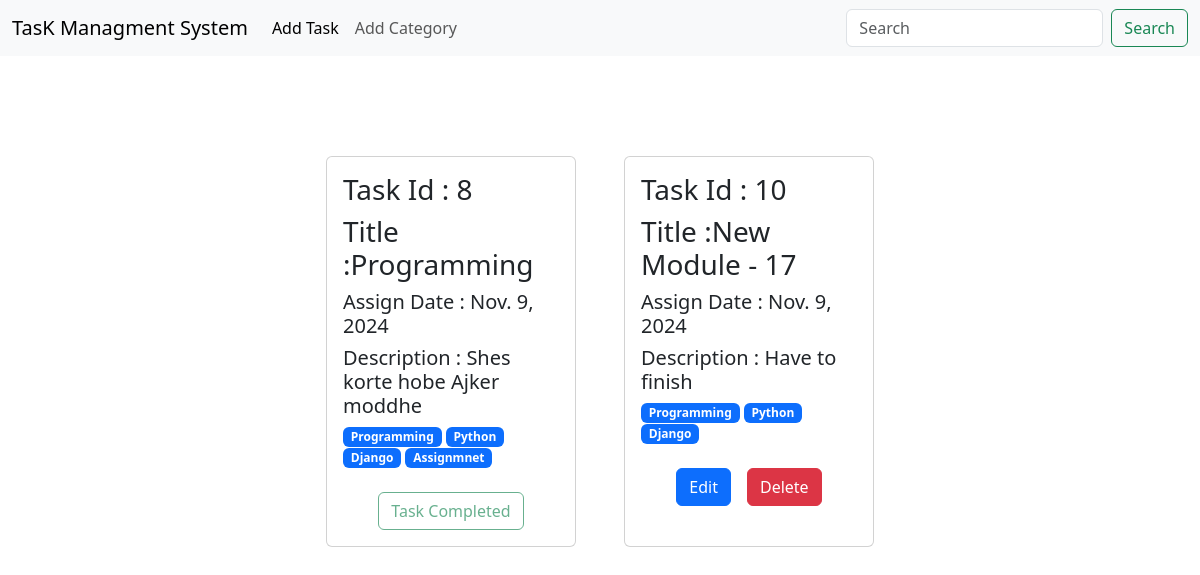
/home/, run on the app's committed database.
### task_model/models.py (models this page shows, shortened)
class TaskModel(models.Model):
    task_title = models.CharField(max_length=100)
    task_category = models.ManyToManyField(CategoryForm)
    task_description = models.TextField()
    is_completed = models.BooleanField(default=False)
    task_assign_date = models.DateField()

### task_category/models.py (models this page shows, shortened)
class CategoryForm(models.Model):
    category_name = models.CharField(max_length=100)

### Task_Management/views.py (the view)
# urls.py: 2. Add a URL to urlpatterns:  path('', views.home, name='home')
def home(request):
    tasks = TaskModel.objects.all()
    return render(request, 'home.html', {"tasks" : tasks})

### templates/home.html
{% extends 'base.html' %} {% block content %}
<div class="d-flex justify-content-center align-item-center gap-5 flex-wrap" style="margin: 100px">
  {% for task in tasks %}
  <div class="card w-25">
    <div class="card-body">
      <h3>Task Id : {{ task.id}} </h3>
      <h3 class="card-title">Title :{{ task.task_title }}</h3>
      <h5 class="card-title">Assign Date : {{ task.task_assign_date }}</h5>
      <h5 class="card-title">Description : {{ task.task_description }}</h5>
      <h6 class="card-title">
        {% for cat in task.task_category.all %}
        <span class="badge bg-primary">{{ cat.category_name }}</span>
        {% endfor %}
      </h6>
      {% if task.is_completed == True %}
        <div class="d-flex justify-content-center align-item-center pt-3">
            <button class="btn btn-outline-success" disabled> Task Completed </button>
        </div>
      {% else %}
        <div class="pt-3 d-flex justify-content-center align-item-center gap-3">
            <a href="{% url 'edit_task' task.id %}" class="btn btn-primary">Edit</a>
            <a href="{% url 'delete_task' task.id %}" class="btn btn-danger">Delete</a>
        </div>
      {% endif %}
    </div>
  </div>
  {% empty %}
  <div class="text-center">
    <h3>Welcome to Task Management Project</h3>
    <p>There are currently no tasks. Start by creating a new task!</p>
  </div>
  {% endfor %}
</div>
{% endblock %}

### templates/base.html (shortened to what this page needs)
<!DOCTYPE html>
<html lang="en">
  <head>
    <link
      href="https://cdn.jsdelivr.net/npm/bootstrap@5.3.3/dist/css/bootstrap.min.css"
      rel="stylesheet"
 />
  </head>
  <body>
    <section>
      <nav class="navbar navbar-expand-lg bg-body-tertiary">
        <div class="container-fluid">
          <a class="navbar-brand" href="{% url 'homepage' %}">TasK Managment System</a>
          <div class="collapse navbar-collapse" id="navbarSupportedContent">
            <ul class="navbar-nav me-auto mb-2 mb-lg-0">
              <li class="nav-item">
                <a class="nav-link active" aria-current="page" href="{% url 'add_task' %}">Add Task</a>
              </li>
              <li class="nav-item">
                <a class="nav-link" href="{% url 'add_category' %}">Add Category</a>
              </li>
            </ul>
            <form class="d-flex" role="search">
              <input
                class="form-control me-2"
                type="search"
                placeholder="Search"
                aria-label="Search" />
              <button class="btn btn-outline-success" type="submit">
                Search
              </button>
            </form>
          </div>
        </div>
      </nav>
    </section>
    {% block content %}
    {% endblock %}
  </body>
</html>

### data on the page
TaskModel: id "8", task_title "Programming", task_assign_date "Nov. 9, 2024", task_description "Shes korte hobe Ajker moddhe", is_completed "Task Completed"
CategoryForm: category_name "Programming"
CategoryForm: category_name "Python"
CategoryForm: category_name "Django"
CategoryForm: category_name "Assignmnet"
TaskModel: id "10", task_title "New Module - 17", task_assign_date "Nov. 9, 2024", task_description "Have to finish", is_completed "Edit"
